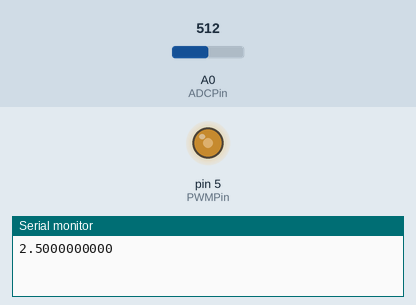
A sketch run on a simulated Arduino Uno, built with avr-gcc and run on an emulated ATmega328P. Shown: output pins drawn as LEDs (lit = HIGH), the last lines printed to the serial monitor. The inputs (shaded band) are chosen by the test bench; at power-on: A0 (ADCPin) = 512.

Above: at 0.05 s.
At 2.2 s:
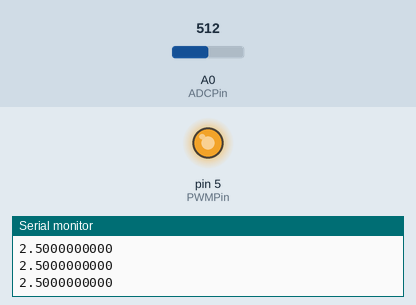
At 4.35 s:
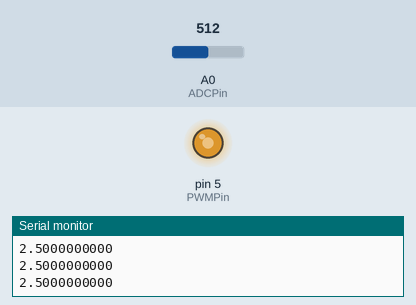
At 9.1 s:
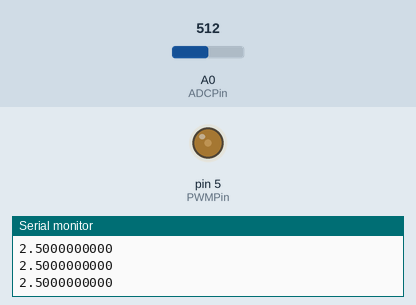
Timing chart, 0 to 13.2 s (numbered marks = the images above):
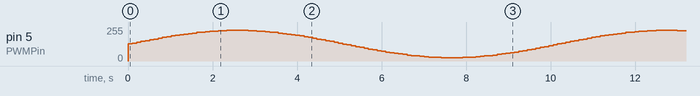

The sketch:

11_ADC.ino
```cpp
// Sampling data with built-in ADC
// PWM sine wave are filtered by external first order filter with R = 10 kOhm and C = 10e4 pF.
// XiaoCY 2022-03-13

// PWM frequency:
//   PIN 5,6: 16 MHz / 64 / 256 = 976.56 Hz
//   PIN (others): 16 MHz / 64 / 510 = 490.20 Hz
//   Ref: https://www.etechnophiles.com/change-frequency-pwm-pins-arduino-uno/

int PWMPin = 5;
int ADCPin = A0;
double Vmax = 5;                            // [V] VCC
double T = 100;                             // [ms] Time unit (ADC sampling period)
double PWMScale = pow(2, 8) / Vmax;         // Desired voltage to DAC(PWM) code
double ADCScale = Vmax / pow(2, 10);        // ADC code to measured voltage

// Sine wave
const double pi = 3.14159265358979323846264338327;            // http://www.geom.uiuc.edu/~huberty/math5337/groupe/digits.html
double A = 2;                               // [V] Amplitude
double b = 2.5;                             // [V] Bias: b - A >= 0 && b + A <= Vmax
double f = 0.1;                             // [Hz] Frequency
double Omega = 2 * pi * f * T * 1e-3;       // Digital frequency

int n = 0;
double Vref;
double Vout;
double Vin;
double Verr;

bool isOpen = true;                         // chose 'DAC(PWM)' works in open-loop or closed-loop (noise shaping)
double Kp = 0.3;
double Ki = 0.6;
double xc = 0;

void setup() {
  // put your setup code here, to run once:
  Serial.begin(9600);
  pinMode(PWMPin, OUTPUT);
}

void loop() {
  // put your main code here, to run repeatedly:
  Vref = A * sin(Omega * n) + b;
  Vin = double(analogRead(ADCPin)) * ADCScale;
  Serial.println(Vin , DEC);

  if (isOpen) {
    Vout = Vref;
  }
  else {
    Verr = Vref - Vin;
    xc += Verr;
    Vout = Kp * Verr + Ki * xc;
  }

  analogWrite(PWMPin, int(Vout * PWMScale));
  n = n + 1;
  delay(T);
}
```
